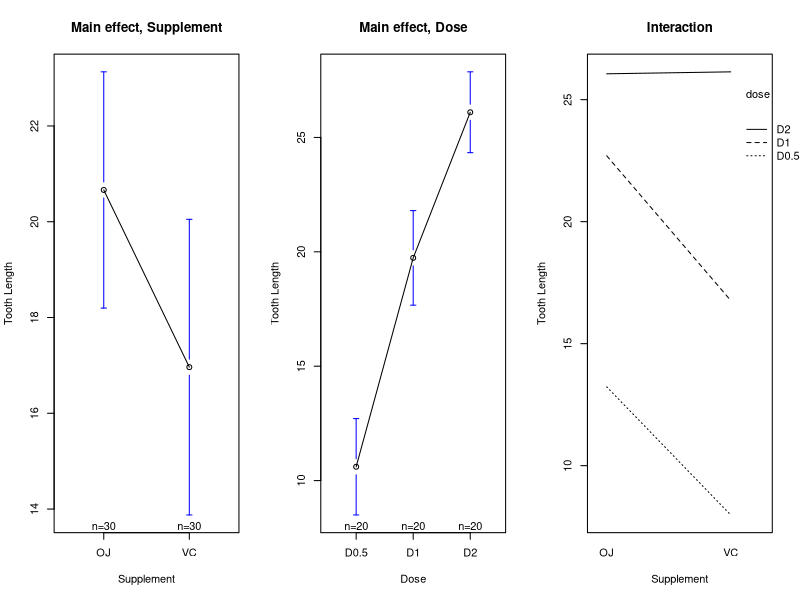
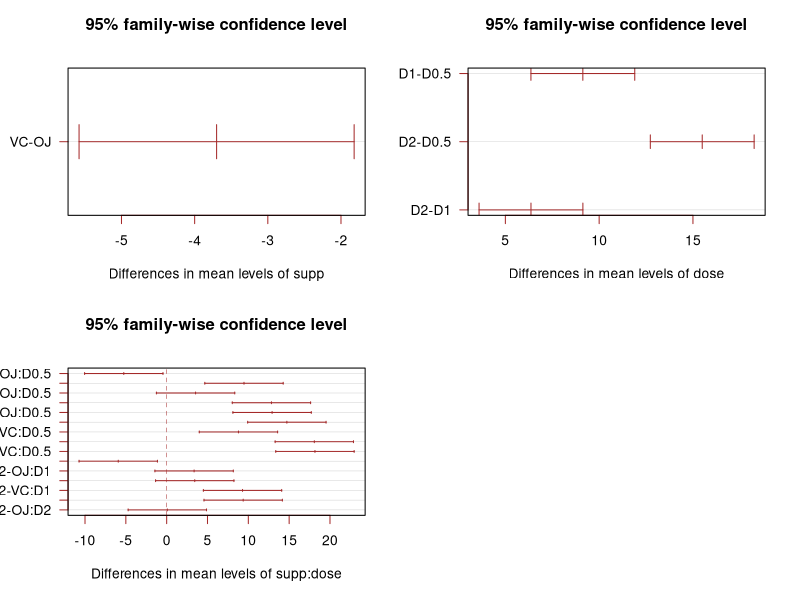
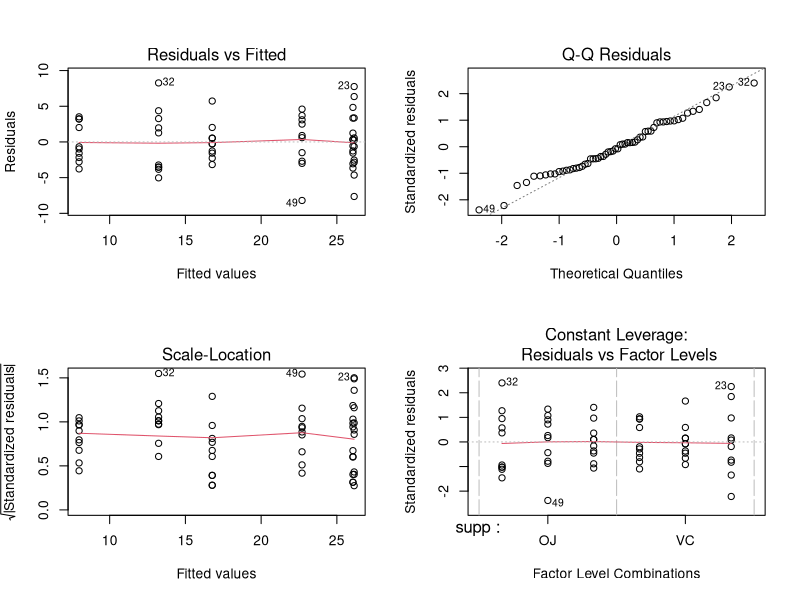

The R source for these figures, in order:
## ---- chunk 1
knitr::opts_chunk$set(echo = TRUE)
## ---- chunk 2
library(dplyr)
dat = ToothGrowth
str(dat)
## ---- chunk 3
dat$dose <- factor(dat$dose,
                  levels = c(0.5, 1, 2),
                  labels = c("D0.5", "D1", "D2"))
table(dat$supp,dat$dose)
## ---- chunk 4
library(gplots)
par(mfrow=c(1,3))
plotmeans(len~supp,data=dat,xlab="Supplement",ylab="Tooth Length", main="Main effect, Supplement") 
plotmeans(len~dose,data=dat,xlab="Dose",ylab="Tooth Length", main="Main effect, Dose") 
dose=dat$dose
supp=dat$supp
len=dat$len
interaction.plot(supp,dose,len,xlab="Supplement",ylab="Tooth Length", main="Interaction")
par(mfrow=c(1,1))
## ---- chunk 5
model2 <- aov(len ~ supp * dose, data = dat)
summary(model2)
## ---- chunk 6
T.ci=TukeyHSD(model2,conf.level = 0.95)
par(mfrow=c(2,2))
plot(T.ci, las=1 , col="brown")
## ---- chunk 7
# Only show all pairwise comparisons in factor dose
TukeyHSD(model2, which = "dose")
## ---- chunk 8
idx=list();
idx[[1]]=dat$supp;idx[[2]]=dat$dose;
(means.comb=tapply(dat$len, INDEX=idx,mean))
## ---- chunk 9
T.ci[['supp:dose']]['VC:D2-OJ:D2',]
## ---- chunk 10
par(mfrow=c(2,2))
plot(model2)
## ---- chunk 11
library(car)
leveneTest(len ~ supp*dose, data = dat)
## ---- chunk 12
model2.residuals = residuals(model2)
shapiro.test(model2.residuals)
## ---- chunk 13
wage = read.csv('Wage.csv')
wage$ethnicity = as.factor(wage$ethnicity)
wage$occupation = as.factor(wage$occupation)
table(wage$ethnicity, wage$occupation)
## ---- chunk 14
fit1 = aov(wage ~ ethnicity + occupation + ethnicity:occupation, data=wage)
summary(fit1)
fit2 = aov(wage ~ occupation + ethnicity + ethnicity:occupation, data=wage)
summary(fit2)
## ---- chunk 15
Anova(lm(wage ~ ethnicity + occupation, data=wage), type = 'II')
Anova(lm(wage ~ 0 + ethnicity * occupation, data=wage), type = 'III')
## ---- chunk 16
full.model = aov(wage ~ ethnicity * occupation, data=wage)
reduced.model = aov(wage ~ ethnicity +  occupation, data=wage)
anova(reduced.model, full.model)         
